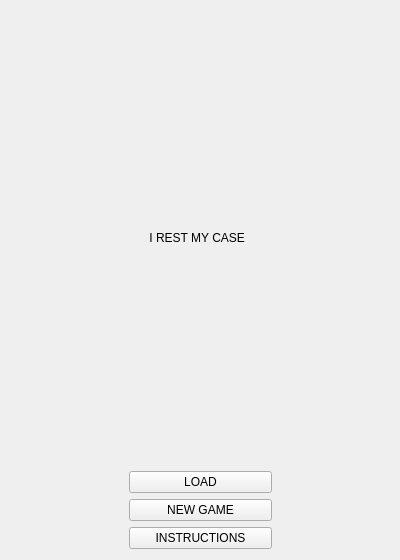
<?xml version="1.0" encoding="UTF-8"?>
<ui version="4.0">
 <class>StartMenu</class>
 <widget class="QWidget" name="StartMenu">
  <property name="geometry">
   <rect>
    <x>0</x>
    <y>0</y>
    <width>400</width>
    <height>560</height>
   </rect>
  </property>
  <property name="windowTitle">
   <string>Form</string>
  </property>
  <layout class="QGridLayout" name="gridLayout">
   <item row="2" column="1">
    <widget class="QPushButton" name="newGame_pushButton">
     <property name="text">
      <string>NEW GAME</string>
     </property>
    </widget>
   </item>
   <item row="0" column="0">
    <spacer name="horizontalSpacer">
     <property name="orientation">
      <enum>Qt::Horizontal</enum>
     </property>
     <property name="sizeHint" stdset="0">
      <size>
       <width>40</width>
       <height>20</height>
      </size>
     </property>
    </spacer>
   </item>
   <item row="3" column="1">
    <widget class="QPushButton" name="instruction_pushButton">
     <property name="text">
      <string>INSTRUCTIONS</string>
     </property>
    </widget>
   </item>
   <item row="1" column="1">
    <widget class="QPushButton" name="load_pushButton">
     <property name="text">
      <string>LOAD</string>
     </property>
    </widget>
   </item>
   <item row="0" column="1">
    <widget class="QLabel" name="title">
     <property name="text">
      <string>      I REST MY CASE        </string>
     </property>
     <property name="alignment">
      <set>Qt::AlignCenter</set>
     </property>
    </widget>
   </item>
   <item row="0" column="2">
    <spacer name="horizontalSpacer_2">
     <property name="orientation">
      <enum>Qt::Horizontal</enum>
     </property>
     <property name="sizeHint" stdset="0">
      <size>
       <width>40</width>
       <height>20</height>
      </size>
     </property>
    </spacer>
   </item>
  </layout>
 </widget>
 <resources/>
 <connections/>
</ui>
